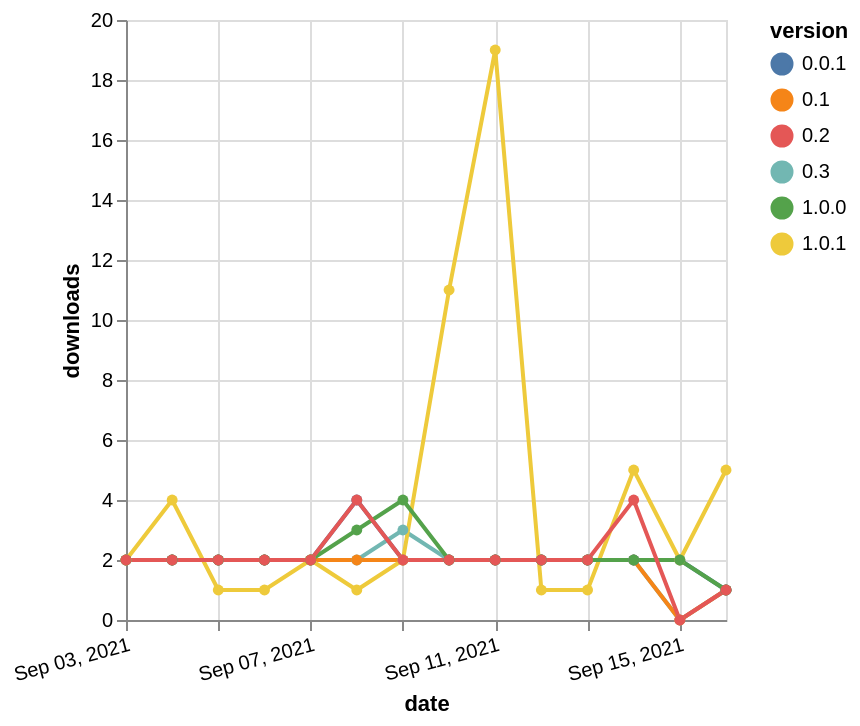

Here is the Vega-Lite specification saved for this chart:
### Vega-Lite specification from a JSON file in a GitHub repository (floating-point values rounded to 4 significant figures)
{"$schema": "https://vega.github.io/schema/vega-lite/v5.json", "description": "A simple bar chart with embedded data.", "data": {"values": [{"date": "2021-09-03", "total": 1982, "delta": 2, "version": "0.3"}, {"date": "2021-09-04", "total": 1984, "delta": 2, "version": "0.3"}, {"date": "2021-09-05", "total": 1986, "delta": 2, "version": "0.3"}, {"date": "2021-09-06", "total": 1988, "delta": 2, "version": "0.3"}, {"date": "2021-09-07", "total": 1990, "delta": 2, "version": "0.3"}, {"date": "2021-09-08", "total": 1992, "delta": 2, "version": "0.3"}, {"date": "2021-09-09", "total": 1995, "delta": 3, "version": "0.3"}, {"date": "2021-09-10", "total": 1997, "delta": 2, "version": "0.3"}, {"date": "2021-09-11", "total": 1999, "delta": 2, "version": "0.3"}, {"date": "2021-09-12", "total": 2001, "delta": 2, "version": "0.3"}, {"date": "2021-09-13", "total": 2003, "delta": 2, "version": "0.3"}, {"date": "2021-09-14", "total": 2005, "delta": 2, "version": "0.3"}, {"date": "2021-09-15", "total": 2005, "delta": 0, "version": "0.3"}, {"date": "2021-09-16", "total": 2006, "delta": 1, "version": "0.3"}, {"date": "2021-09-03", "total": 2475, "delta": 2, "version": "0.1"}, {"date": "2021-09-04", "total": 2477, "delta": 2, "version": "0.1"}, {"date": "2021-09-05", "total": 2479, "delta": 2, "version": "0.1"}, {"date": "2021-09-06", "total": 2481, "delta": 2, "version": "0.1"}, {"date": "2021-09-07", "total": 2483, "delta": 2, "version": "0.1"}, {"date": "2021-09-08", "total": 2485, "delta": 2, "version": "0.1"}, {"date": "2021-09-09", "total": 2487, "delta": 2, "version": "0.1"}, {"date": "2021-09-10", "total": 2489, "delta": 2, "version": "0.1"}, {"date": "2021-09-11", "total": 2491, "delta": 2, "version": "0.1"}, {"date": "2021-09-12", "total": 2493, "delta": 2, "version": "0.1"}, {"date": "2021-09-13", "total": 2495, "delta": 2, "version": "0.1"}, {"date": "2021-09-14", "total": 2497, "delta": 2, "version": "0.1"}, {"date": "2021-09-15", "total": 2497, "delta": 0, "version": "0.1"}, {"date": "2021-09-16", "total": 2498, "delta": 1, "version": "0.1"}, {"date": "2021-09-03", "total": 5528, "delta": 2, "version": "0.0.1"}, {"date": "2021-09-04", "total": 5530, "delta": 2, "version": "0.0.1"}, {"date": "2021-09-05", "total": 5532, "delta": 2, "version": "0.0.1"}, {"date": "2021-09-06", "total": 5534, "delta": 2, "version": "0.0.1"}, {"date": "2021-09-07", "total": 5536, "delta": 2, "version": "0.0.1"}, {"date": "2021-09-08", "total": 5540, "delta": 4, "version": "0.0.1"}, {"date": "2021-09-09", "total": 5542, "delta": 2, "version": "0.0.1"}, {"date": "2021-09-10", "total": 5544, "delta": 2, "version": "0.0.1"}, {"date": "2021-09-11", "total": 5546, "delta": 2, "version": "0.0.1"}, {"date": "2021-09-12", "total": 5548, "delta": 2, "version": "0.0.1"}, {"date": "2021-09-13", "total": 5550, "delta": 2, "version": "0.0.1"}, {"date": "2021-09-14", "total": 5552, "delta": 2, "version": "0.0.1"}, {"date": "2021-09-15", "total": 5554, "delta": 2, "version": "0.0.1"}, {"date": "2021-09-16", "total": 5555, "delta": 1, "version": "0.0.1"}, {"date": "2021-09-03", "total": 3231, "delta": 2, "version": "1.0.1"}, {"date": "2021-09-04", "total": 3235, "delta": 4, "version": "1.0.1"}, {"date": "2021-09-05", "total": 3236, "delta": 1, "version": "1.0.1"}, {"date": "2021-09-06", "total": 3237, "delta": 1, "version": "1.0.1"}, {"date": "2021-09-07", "total": 3239, "delta": 2, "version": "1.0.1"}, {"date": "2021-09-08", "total": 3240, "delta": 1, "version": "1.0.1"}, {"date": "2021-09-09", "total": 3242, "delta": 2, "version": "1.0.1"}, {"date": "2021-09-10", "total": 3253, "delta": 11, "version": "1.0.1"}, {"date": "2021-09-11", "total": 3272, "delta": 19, "version": "1.0.1"}, {"date": "2021-09-12", "total": 3273, "delta": 1, "version": "1.0.1"}, {"date": "2021-09-13", "total": 3274, "delta": 1, "version": "1.0.1"}, {"date": "2021-09-14", "total": 3279, "delta": 5, "version": "1.0.1"}, {"date": "2021-09-15", "total": 3281, "delta": 2, "version": "1.0.1"}, {"date": "2021-09-16", "total": 3286, "delta": 5, "version": "1.0.1"}, {"date": "2021-09-03", "total": 3083, "delta": 2, "version": "1.0.0"}, {"date": "2021-09-04", "total": 3085, "delta": 2, "version": "1.0.0"}, {"date": "2021-09-05", "total": 3087, "delta": 2, "version": "1.0.0"}, {"date": "2021-09-06", "total": 3089, "delta": 2, "version": "1.0.0"}, {"date": "2021-09-07", "total": 3091, "delta": 2, "version": "1.0.0"}, {"date": "2021-09-08", "total": 3094, "delta": 3, "version": "1.0.0"}, {"date": "2021-09-09", "total": 3098, "delta": 4, "version": "1.0.0"}, {"date": "2021-09-10", "total": 3100, "delta": 2, "version": "1.0.0"}, {"date": "2021-09-11", "total": 3102, "delta": 2, "version": "1.0.0"}, {"date": "2021-09-12", "total": 3104, "delta": 2, "version": "1.0.0"}, {"date": "2021-09-13", "total": 3106, "delta": 2, "version": "1.0.0"}, {"date": "2021-09-14", "total": 3108, "delta": 2, "version": "1.0.0"}, {"date": "2021-09-15", "total": 3110, "delta": 2, "version": "1.0.0"}, {"date": "2021-09-16", "total": 3111, "delta": 1, "version": "1.0.0"}, {"date": "2021-09-03", "total": 7748, "delta": 2, "version": "0.2"}, {"date": "2021-09-04", "total": 7750, "delta": 2, "version": "0.2"}, {"date": "2021-09-05", "total": 7752, "delta": 2, "version": "0.2"}, {"date": "2021-09-06", "total": 7754, "delta": 2, "version": "0.2"}, {"date": "2021-09-07", "total": 7756, "delta": 2, "version": "0.2"}, {"date": "2021-09-08", "total": 7760, "delta": 4, "version": "0.2"}, {"date": "2021-09-09", "total": 7762, "delta": 2, "version": "0.2"}, {"date": "2021-09-10", "total": 7764, "delta": 2, "version": "0.2"}, {"date": "2021-09-11", "total": 7766, "delta": 2, "version": "0.2"}, {"date": "2021-09-12", "total": 7768, "delta": 2, "version": "0.2"}, {"date": "2021-09-13", "total": 7770, "delta": 2, "version": "0.2"}, {"date": "2021-09-14", "total": 7774, "delta": 4, "version": "0.2"}, {"date": "2021-09-15", "total": 7774, "delta": 0, "version": "0.2"}, {"date": "2021-09-16", "total": 7775, "delta": 1, "version": "0.2"}]}, "width": "container", "mark": {"type": "line", "point": {"filled": true}}, "encoding": {"x": {"field": "date", "type": "temporal", "timeUnit": "yearmonthdate", "title": "date", "axis": {"labelAngle": -15}}, "y": {"field": "delta", "type": "quantitative", "title": "downloads"}, "color": {"field": "version", "type": "nominal"}, "tooltip": {"field": "delta"}}}
